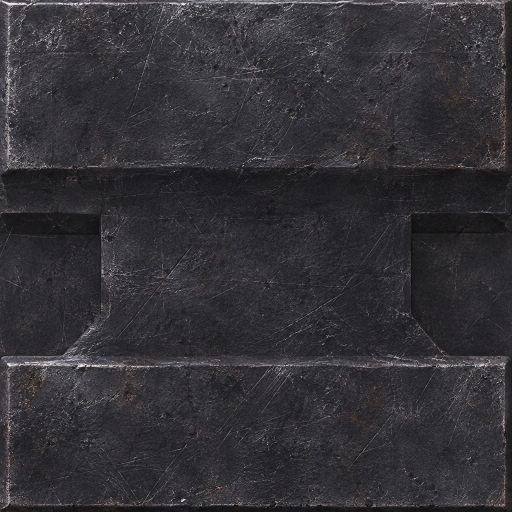
#> input picture minecraft/anvil-reference/side.jpg, 1024 x 1024 px, found by its file name (shown at 1/2 size); its folder holds 2 pictures in this run
$ python prepare_anvil.py
#> lines starting #> are read from the running program, lines starting #| are printed output that depends on the picture
#!/usr/bin/env python3
"""Prepare classic anvil textures in vanilla indexed damage order.

Run from repo root with Pillow and numpy. Damaged stages use subtle shading
inferred from Mojang Bedrock samples v1.26.30.5; not separate user photos.
"""
from pathlib import Path
import numpy as np
from PIL import Image,ImageOps

REFERENCE=Path('minecraft/anvil-reference')
BLOCKS=Path('minecraft/realistic-dirt/textures/blocks')
SIZE=256
LEFT=3*SIZE//16
RIGHT=13*SIZE//16


def photo(face):
#> called with face = 'side'
    with Image.open(REFERENCE/f'{face}.jpg') as im:
#> im is the input picture: PIL image 1024x1024 RGB; mean R, G, B 51.5, 50, 54.4
        im=ImageOps.exif_transpose(im).convert('RGB')
        if im.size!=(1024,1024):raise ValueError('Unexpected anvil image')
        return im


def base():
    return photo('side').resize((SIZE,SIZE),Image.Resampling.LANCZOS)
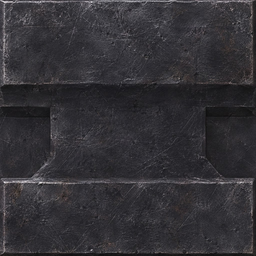
#> returned value: PIL image 256x256 RGB; mean R, G, B 51.5, 50, 54.4


def template(stage):
    with Image.open(REFERENCE/f'anvil_top_damaged_{stage}.png') as im:
        if im.size!=(16,16):raise ValueError('Unexpected vanilla damage map')
        return np.asarray(im.convert('RGB'),dtype=np.float32)[:,3:13].mean(axis=2)


def top(stage):
#> called with stage = 0
    if stage not in (0,1,2):raise ValueError('Unknown damage stage')
    im=photo('top').resize((RIGHT-LEFT,SIZE),Image.Resampling.LANCZOS)
#> call 2 of photo, with face = 'top'
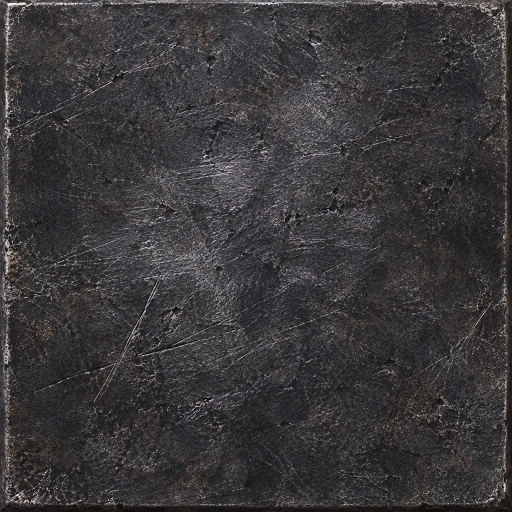
#> input picture minecraft/anvil-reference/top.jpg, 1024 x 1024 px, found by its file name (shown at 1/2 size)
#> in photo, im is the input picture: PIL image 1024x1024 RGB; mean R, G, B 58.3, 56.3, 58
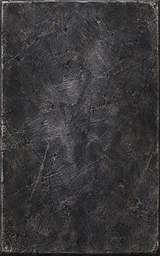
#> im: PIL image 160x256 RGB; mean R, G, B 58.3, 56.3, 58
    rgb=np.asarray(im,dtype=np.float32)
    if stage:
        difference=template(stage)-template(0)
        # Transfer relative vanilla damage shading as an approximation, with
        # interpolation rather than adding large blocky cracks to the photo.
        delta=Image.fromarray(difference,mode='F').resize((RIGHT-LEFT,SIZE),Image.Resampling.BICUBIC)
        factor=np.clip(1 + np.asarray(delta,dtype=np.float32)*.010,.72,1.18)
        rgb=np.clip(rgb*factor[:,:,None],0,255)
    opaque=Image.fromarray(np.rint(rgb).astype(np.uint8)).convert('RGBA')
    out=Image.new('RGBA',(SIZE,SIZE),(0,0,0,0));out.paste(opaque,(LEFT,0))
#> after `out = Image.new('RGBA', (SIZE, SIZE), (0, 0, 0, 0))`: out: PIL image 256x256 RGBA; every value is 0
#> after `out.paste(opaque, (LEFT, 0))`:
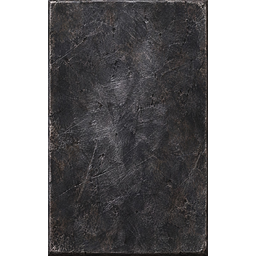
#> out: PIL image 256x256 RGBA; mean R, G, B, A 36.4, 35.2, 36.3, 159.4; transparent parts drawn white
    return out


def main():
    BLOCKS.mkdir(parents=True,exist_ok=True)
    base().save(BLOCKS/'anvil_base.png',optimize=True)
    for i in range(3):top(i).save(BLOCKS/f'anvil_top_damaged_{i}.png',optimize=True)
    print('Prepared anvil base and three approximate wear-stage top textures.')


#> (the run stopped early here; a loop or call above may not have finished)
